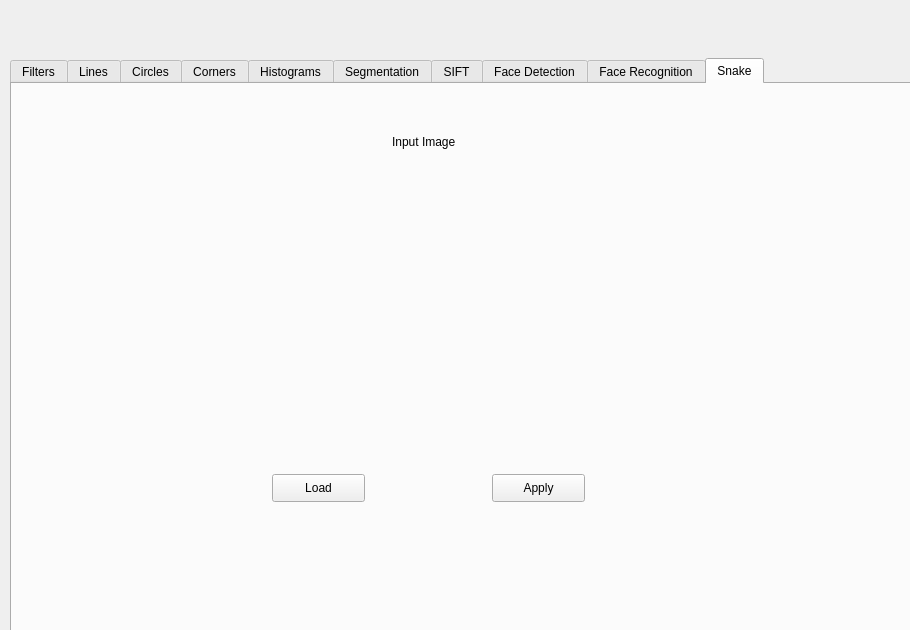
<?xml version="1.0" encoding="UTF-8"?>
<ui version="4.0">
 <class>MainWindow</class>
 <widget class="QMainWindow" name="MainWindow">
  <property name="geometry">
   <rect>
    <x>0</x>
    <y>0</y>
    <width>910</width>
    <height>630</height>
   </rect>
  </property>
  <property name="windowTitle">
   <string>MainWindow</string>
  </property>
  <widget class="QWidget" name="centralwidget">
   <widget class="QWidget" name="gridLayoutWidget">
    <property name="geometry">
     <rect>
      <x>10</x>
      <y>58</y>
      <width>951</width>
      <height>611</height>
     </rect>
    </property>
    <layout class="QGridLayout" name="gridLayout">
     <item row="0" column="0">
      <widget class="QTabWidget" name="tabWidget">
       <property name="enabled">
        <bool>true</bool>
       </property>
       <property name="currentIndex">
        <number>9</number>
       </property>
       <widget class="QWidget" name="tab_filters">
        <attribute name="title">
         <string>Filters</string>
        </attribute>
        <widget class="QLabel" name="label_filters_input">
         <property name="geometry">
          <rect>
           <x>180</x>
           <y>30</y>
           <width>331</width>
           <height>231</height>
          </rect>
         </property>
         <property name="frameShape">
          <enum>QFrame::Box</enum>
         </property>
         <property name="text">
          <string>Input image</string>
         </property>
         <property name="alignment">
          <set>Qt::AlignLeading|Qt::AlignLeft|Qt::AlignTop</set>
         </property>
        </widget>
        <widget class="QLabel" name="label_filters_output">
         <property name="geometry">
          <rect>
           <x>520</x>
           <y>30</y>
           <width>331</width>
           <height>231</height>
          </rect>
         </property>
         <property name="frameShape">
          <enum>QFrame::Box</enum>
         </property>
         <property name="text">
          <string>Output image</string>
         </property>
         <property name="textFormat">
          <enum>Qt::PlainText</enum>
         </property>
         <property name="alignment">
          <set>Qt::AlignLeading|Qt::AlignLeft|Qt::AlignTop</set>
         </property>
        </widget>
        <widget class="QPushButton" name="pushButton_filters_load">
         <property name="geometry">
          <rect>
           <x>20</x>
           <y>30</y>
           <width>121</width>
           <height>81</height>
          </rect>
         </property>
         <property name="text">
          <string>Load Image</string>
         </property>
        </widget>
        <widget class="QLabel" name="label">
         <property name="geometry">
          <rect>
           <x>30</x>
           <y>140</y>
           <width>141</width>
           <height>21</height>
          </rect>
         </property>
         <property name="text">
          <string>Name:</string>
         </property>
        </widget>
        <widget class="QLabel" name="label_2">
         <property name="geometry">
          <rect>
           <x>30</x>
           <y>170</y>
           <width>111</width>
           <height>21</height>
          </rect>
         </property>
         <property name="text">
          <string>Width:</string>
         </property>
        </widget>
        <widget class="QGroupBox" name="groupBox">
         <property name="geometry">
          <rect>
           <x>0</x>
           <y>250</y>
           <width>871</width>
           <height>211</height>
          </rect>
         </property>
         <property name="title">
          <string>Filter Setting</string>
         </property>
         <widget class="QWidget" name="horizontalLayoutWidget">
          <property name="geometry">
           <rect>
            <x>20</x>
            <y>40</y>
            <width>311</width>
            <height>41</height>
           </rect>
          </property>
          <layout class="QHBoxLayout" name="horizontalLayout">
           <item>
            <widget class="QLabel" name="label_3">
             <property name="text">
              <string>Select Filter</string>
             </property>
            </widget>
           </item>
           <item>
            <widget class="QComboBox" name="comboBox"/>
           </item>
          </layout>
         </widget>
         <widget class="QGroupBox" name="groupBox_2">
          <property name="geometry">
           <rect>
            <x>340</x>
            <y>20</y>
            <width>501</width>
            <height>151</height>
           </rect>
          </property>
          <property name="title">
           <string>Additional Parameters</string>
          </property>
          <widget class="QGroupBox" name="gridGroupBox_2">
           <property name="geometry">
            <rect>
             <x>0</x>
             <y>20</y>
             <width>211</width>
             <height>141</height>
            </rect>
           </property>
           <property name="title">
            <string>Gaussian Kernel</string>
           </property>
           <layout class="QGridLayout" name="gridLayout_2">
            <item row="1" column="0">
             <widget class="QLabel" name="label_14">
              <property name="text">
               <string>Sigma </string>
              </property>
             </widget>
            </item>
            <item row="2" column="0">
             <widget class="QLineEdit" name="lineEdit"/>
            </item>
            <item row="5" column="0">
             <widget class="QLineEdit" name="lineEdit_2"/>
            </item>
            <item row="4" column="0">
             <widget class="QLabel" name="label_13">
              <property name="text">
               <string>K </string>
              </property>
             </widget>
            </item>
            <item row="6" column="0">
             <widget class="QPushButton" name="pushButton">
              <property name="text">
               <string>Enter</string>
              </property>
             </widget>
            </item>
           </layout>
          </widget>
          <widget class="QGroupBox" name="gridGroupBox_3">
           <property name="geometry">
            <rect>
             <x>290</x>
             <y>20</y>
             <width>171</width>
             <height>81</height>
            </rect>
           </property>
           <property name="title">
            <string>Box filter weight</string>
           </property>
           <layout class="QGridLayout" name="gridLayout_3">
            <item row="0" column="0">
             <widget class="QLabel" name="label_15">
              <property name="text">
               <string>W</string>
              </property>
             </widget>
            </item>
            <item row="1" column="0">
             <widget class="QLineEdit" name="lineEdit_3"/>
            </item>
           </layout>
          </widget>
         </widget>
        </widget>
        <widget class="ImageView" name="graphicsView">
         <property name="geometry">
          <rect>
           <x>180</x>
           <y>51</y>
           <width>331</width>
           <height>211</height>
          </rect>
         </property>
        </widget>
        <widget class="QLabel" name="label_12">
         <property name="geometry">
          <rect>
           <x>30</x>
           <y>200</y>
           <width>111</width>
           <height>21</height>
          </rect>
         </property>
         <property name="text">
          <string>Height:</string>
         </property>
        </widget>
        <widget class="ImageView" name="graphicsView_2">
         <property name="geometry">
          <rect>
           <x>520</x>
           <y>51</y>
           <width>331</width>
           <height>211</height>
          </rect>
         </property>
        </widget>
       </widget>
       <widget class="QWidget" name="tab_lines">
        <attribute name="title">
         <string>Lines</string>
        </attribute>
        <widget class="QLabel" name="label_lines_input">
         <property name="geometry">
          <rect>
           <x>150</x>
           <y>30</y>
           <width>281</width>
           <height>171</height>
          </rect>
         </property>
         <property name="frameShape">
          <enum>QFrame::Box</enum>
         </property>
         <property name="text">
          <string>Input image</string>
         </property>
         <property name="alignment">
          <set>Qt::AlignLeading|Qt::AlignLeft|Qt::AlignTop</set>
         </property>
        </widget>
        <widget class="QLabel" name="label_4">
         <property name="geometry">
          <rect>
           <x>30</x>
           <y>140</y>
           <width>71</width>
           <height>21</height>
          </rect>
         </property>
         <property name="text">
          <string>Name:</string>
         </property>
        </widget>
        <widget class="QLabel" name="label_5">
         <property name="geometry">
          <rect>
           <x>30</x>
           <y>170</y>
           <width>71</width>
           <height>21</height>
          </rect>
         </property>
         <property name="text">
          <string>Size:</string>
         </property>
        </widget>
        <widget class="QPushButton" name="pushButton_lines_load">
         <property name="geometry">
          <rect>
           <x>20</x>
           <y>30</y>
           <width>121</width>
           <height>81</height>
          </rect>
         </property>
         <property name="text">
          <string>Load Image</string>
         </property>
        </widget>
        <widget class="QLabel" name="label_lines_hough">
         <property name="geometry">
          <rect>
           <x>150</x>
           <y>210</y>
           <width>561</width>
           <height>191</height>
          </rect>
         </property>
         <property name="frameShape">
          <enum>QFrame::Box</enum>
         </property>
         <property name="text">
          <string>Hough Space</string>
         </property>
         <property name="textFormat">
          <enum>Qt::PlainText</enum>
         </property>
         <property name="alignment">
          <set>Qt::AlignLeading|Qt::AlignLeft|Qt::AlignTop</set>
         </property>
        </widget>
        <widget class="QLabel" name="label_lines_input_2">
         <property name="geometry">
          <rect>
           <x>450</x>
           <y>30</y>
           <width>261</width>
           <height>171</height>
          </rect>
         </property>
         <property name="frameShape">
          <enum>QFrame::Box</enum>
         </property>
         <property name="text">
          <string>Image with significant lines</string>
         </property>
         <property name="alignment">
          <set>Qt::AlignLeading|Qt::AlignLeft|Qt::AlignTop</set>
         </property>
        </widget>
        <widget class="ImageView" name="graphicsView_9">
         <property name="geometry">
          <rect>
           <x>150</x>
           <y>50</y>
           <width>281</width>
           <height>151</height>
          </rect>
         </property>
        </widget>
        <widget class="QLabel" name="label_18">
         <property name="geometry">
          <rect>
           <x>60</x>
           <y>170</y>
           <width>21</width>
           <height>16</height>
          </rect>
         </property>
         <property name="text">
          <string/>
         </property>
        </widget>
        <widget class="QLabel" name="label_19">
         <property name="geometry">
          <rect>
           <x>110</x>
           <y>170</y>
           <width>21</width>
           <height>16</height>
          </rect>
         </property>
         <property name="text">
          <string/>
         </property>
        </widget>
        <widget class="ImageView" name="graphicsView_10">
         <property name="geometry">
          <rect>
           <x>150</x>
           <y>231</y>
           <width>561</width>
           <height>171</height>
          </rect>
         </property>
        </widget>
       </widget>
       <widget class="QWidget" name="tab_circles">
        <property name="enabled">
         <bool>true</bool>
        </property>
        <attribute name="title">
         <string>Circles</string>
        </attribute>
        <widget class="QPushButton" name="pushButton_circles_load">
         <property name="geometry">
          <rect>
           <x>50</x>
           <y>30</y>
           <width>121</width>
           <height>81</height>
          </rect>
         </property>
         <property name="text">
          <string>Load Image</string>
         </property>
        </widget>
        <widget class="QLabel" name="label_circles_input">
         <property name="geometry">
          <rect>
           <x>180</x>
           <y>30</y>
           <width>281</width>
           <height>171</height>
          </rect>
         </property>
         <property name="frameShape">
          <enum>QFrame::Box</enum>
         </property>
         <property name="text">
          <string>Input image</string>
         </property>
         <property name="alignment">
          <set>Qt::AlignLeading|Qt::AlignLeft|Qt::AlignTop</set>
         </property>
        </widget>
        <widget class="QLabel" name="label_circles_hough">
         <property name="geometry">
          <rect>
           <x>180</x>
           <y>210</y>
           <width>561</width>
           <height>191</height>
          </rect>
         </property>
         <property name="frameShape">
          <enum>QFrame::Box</enum>
         </property>
         <property name="text">
          <string>Hough Space</string>
         </property>
         <property name="textFormat">
          <enum>Qt::PlainText</enum>
         </property>
         <property name="alignment">
          <set>Qt::AlignLeading|Qt::AlignLeft|Qt::AlignTop</set>
         </property>
        </widget>
        <widget class="QLabel" name="label_6">
         <property name="geometry">
          <rect>
           <x>60</x>
           <y>140</y>
           <width>71</width>
           <height>21</height>
          </rect>
         </property>
         <property name="text">
          <string>Name:</string>
         </property>
        </widget>
        <widget class="QLabel" name="label_7">
         <property name="geometry">
          <rect>
           <x>60</x>
           <y>170</y>
           <width>71</width>
           <height>21</height>
          </rect>
         </property>
         <property name="text">
          <string>Size:</string>
         </property>
        </widget>
        <widget class="QLabel" name="label_circles_output">
         <property name="geometry">
          <rect>
           <x>480</x>
           <y>30</y>
           <width>281</width>
           <height>171</height>
          </rect>
         </property>
         <property name="frameShape">
          <enum>QFrame::Box</enum>
         </property>
         <property name="text">
          <string>Image with significant lines</string>
         </property>
         <property name="alignment">
          <set>Qt::AlignLeading|Qt::AlignLeft|Qt::AlignTop</set>
         </property>
        </widget>
        <widget class="ImageView" name="graphicsView_3">
         <property name="geometry">
          <rect>
           <x>180</x>
           <y>50</y>
           <width>281</width>
           <height>151</height>
          </rect>
         </property>
        </widget>
        <zorder>pushButton_circles_load</zorder>
        <zorder>label_circles_input</zorder>
        <zorder>label_circles_hough</zorder>
        <zorder>label_6</zorder>
        <zorder>label_7</zorder>
        <zorder>graphicsView_3</zorder>
        <zorder>label_circles_output</zorder>
       </widget>
       <widget class="QWidget" name="tab_corners">
        <attribute name="title">
         <string>Corners</string>
        </attribute>
        <widget class="QPushButton" name="pushButton_corners_load">
         <property name="geometry">
          <rect>
           <x>30</x>
           <y>30</y>
           <width>121</width>
           <height>81</height>
          </rect>
         </property>
         <property name="text">
          <string>Load Image</string>
         </property>
        </widget>
        <widget class="QLabel" name="label_corners_input">
         <property name="geometry">
          <rect>
           <x>260</x>
           <y>20</y>
           <width>251</width>
           <height>181</height>
          </rect>
         </property>
         <property name="frameShape">
          <enum>QFrame::Box</enum>
         </property>
         <property name="text">
          <string>Image with significant lines</string>
         </property>
         <property name="alignment">
          <set>Qt::AlignLeading|Qt::AlignLeft|Qt::AlignTop</set>
         </property>
        </widget>
        <widget class="QLabel" name="label_corners_edge">
         <property name="geometry">
          <rect>
           <x>260</x>
           <y>210</y>
           <width>251</width>
           <height>191</height>
          </rect>
         </property>
         <property name="frameShape">
          <enum>QFrame::Box</enum>
         </property>
         <property name="text">
          <string>Edge Image</string>
         </property>
         <property name="textFormat">
          <enum>Qt::PlainText</enum>
         </property>
         <property name="alignment">
          <set>Qt::AlignLeading|Qt::AlignLeft|Qt::AlignTop</set>
         </property>
        </widget>
        <widget class="QLabel" name="label_8">
         <property name="geometry">
          <rect>
           <x>40</x>
           <y>140</y>
           <width>141</width>
           <height>21</height>
          </rect>
         </property>
         <property name="text">
          <string>Name:</string>
         </property>
        </widget>
        <widget class="QLabel" name="label_9">
         <property name="geometry">
          <rect>
           <x>40</x>
           <y>170</y>
           <width>41</width>
           <height>21</height>
          </rect>
         </property>
         <property name="text">
          <string>Size:</string>
         </property>
        </widget>
        <widget class="QLabel" name="label_corners_corners_output">
         <property name="geometry">
          <rect>
           <x>530</x>
           <y>210</y>
           <width>291</width>
           <height>191</height>
          </rect>
         </property>
         <property name="frameShape">
          <enum>QFrame::Box</enum>
         </property>
         <property name="text">
          <string>Image with significant corners</string>
         </property>
         <property name="alignment">
          <set>Qt::AlignLeading|Qt::AlignLeft|Qt::AlignTop</set>
         </property>
        </widget>
        <widget class="QLabel" name="label_corners_corners">
         <property name="geometry">
          <rect>
           <x>530</x>
           <y>20</y>
           <width>291</width>
           <height>181</height>
          </rect>
         </property>
         <property name="frameShape">
          <enum>QFrame::Box</enum>
         </property>
         <property name="text">
          <string>Corner Image</string>
         </property>
         <property name="textFormat">
          <enum>Qt::PlainText</enum>
         </property>
         <property name="alignment">
          <set>Qt::AlignLeading|Qt::AlignLeft|Qt::AlignTop</set>
         </property>
        </widget>
        <widget class="QLabel" name="label_25">
         <property name="geometry">
          <rect>
           <x>90</x>
           <y>170</y>
           <width>41</width>
           <height>21</height>
          </rect>
         </property>
         <property name="text">
          <string/>
         </property>
        </widget>
        <widget class="QLabel" name="label_26">
         <property name="geometry">
          <rect>
           <x>140</x>
           <y>170</y>
           <width>41</width>
           <height>21</height>
          </rect>
         </property>
         <property name="text">
          <string/>
         </property>
        </widget>
       </widget>
       <widget class="QWidget" name="tab_histograms">
        <attribute name="title">
         <string>Histograms</string>
        </attribute>
        <widget class="QLabel" name="label_histograms_houtput">
         <property name="geometry">
          <rect>
           <x>520</x>
           <y>200</y>
           <width>261</width>
           <height>191</height>
          </rect>
         </property>
         <property name="frameShape">
          <enum>QFrame::Box</enum>
         </property>
         <property name="text">
          <string>Output Histogram</string>
         </property>
         <property name="textFormat">
          <enum>Qt::PlainText</enum>
         </property>
         <property name="alignment">
          <set>Qt::AlignLeading|Qt::AlignLeft|Qt::AlignTop</set>
         </property>
        </widget>
        <widget class="QPushButton" name="pushButton_histograms_load">
         <property name="geometry">
          <rect>
           <x>40</x>
           <y>20</y>
           <width>121</width>
           <height>81</height>
          </rect>
         </property>
         <property name="text">
          <string>Load image</string>
         </property>
        </widget>
        <widget class="QLabel" name="label_histograms_input">
         <property name="geometry">
          <rect>
           <x>270</x>
           <y>10</y>
           <width>241</width>
           <height>181</height>
          </rect>
         </property>
         <property name="frameShape">
          <enum>QFrame::Box</enum>
         </property>
         <property name="text">
          <string>Input image</string>
         </property>
         <property name="alignment">
          <set>Qt::AlignLeading|Qt::AlignLeft|Qt::AlignTop</set>
         </property>
        </widget>
        <widget class="QLabel" name="label_histograms_output">
         <property name="geometry">
          <rect>
           <x>520</x>
           <y>10</y>
           <width>261</width>
           <height>181</height>
          </rect>
         </property>
         <property name="frameShape">
          <enum>QFrame::Box</enum>
         </property>
         <property name="text">
          <string>Output image</string>
         </property>
         <property name="alignment">
          <set>Qt::AlignLeading|Qt::AlignLeft|Qt::AlignTop</set>
         </property>
        </widget>
        <widget class="QLabel" name="label_10">
         <property name="geometry">
          <rect>
           <x>50</x>
           <y>160</y>
           <width>71</width>
           <height>21</height>
          </rect>
         </property>
         <property name="text">
          <string>Size:</string>
         </property>
        </widget>
        <widget class="QLabel" name="label_11">
         <property name="geometry">
          <rect>
           <x>50</x>
           <y>130</y>
           <width>181</width>
           <height>21</height>
          </rect>
         </property>
         <property name="text">
          <string>Name:</string>
         </property>
        </widget>
        <widget class="QLabel" name="label_histograms_hinput">
         <property name="geometry">
          <rect>
           <x>270</x>
           <y>200</y>
           <width>241</width>
           <height>191</height>
          </rect>
         </property>
         <property name="frameShape">
          <enum>QFrame::Box</enum>
         </property>
         <property name="text">
          <string>Input Histogram</string>
         </property>
         <property name="textFormat">
          <enum>Qt::PlainText</enum>
         </property>
         <property name="alignment">
          <set>Qt::AlignLeading|Qt::AlignLeft|Qt::AlignTop</set>
         </property>
        </widget>
        <widget class="QRadioButton" name="radioButton">
         <property name="geometry">
          <rect>
           <x>20</x>
           <y>220</y>
           <width>112</width>
           <height>23</height>
          </rect>
         </property>
         <property name="text">
          <string>Equalization</string>
         </property>
        </widget>
        <widget class="QRadioButton" name="radioButton_2">
         <property name="geometry">
          <rect>
           <x>130</x>
           <y>220</y>
           <width>112</width>
           <height>23</height>
          </rect>
         </property>
         <property name="text">
          <string>Matching</string>
         </property>
        </widget>
        <widget class="QPushButton" name="pushButton_histograms_load_target">
         <property name="geometry">
          <rect>
           <x>30</x>
           <y>280</y>
           <width>161</width>
           <height>71</height>
          </rect>
         </property>
         <property name="text">
          <string>Load target image</string>
         </property>
        </widget>
        <widget class="ImageView" name="graphicsView_5">
         <property name="geometry">
          <rect>
           <x>270</x>
           <y>30</y>
           <width>241</width>
           <height>161</height>
          </rect>
         </property>
        </widget>
        <widget class="ImageView" name="graphicsView_6">
         <property name="geometry">
          <rect>
           <x>520</x>
           <y>31</y>
           <width>261</width>
           <height>161</height>
          </rect>
         </property>
        </widget>
        <widget class="PlotWidget" name="graphicsView_7">
         <property name="geometry">
          <rect>
           <x>270</x>
           <y>220</y>
           <width>241</width>
           <height>171</height>
          </rect>
         </property>
        </widget>
        <widget class="PlotWidget" name="graphicsView_8">
         <property name="geometry">
          <rect>
           <x>520</x>
           <y>220</y>
           <width>261</width>
           <height>171</height>
          </rect>
         </property>
        </widget>
        <widget class="QLabel" name="label_16">
         <property name="geometry">
          <rect>
           <x>90</x>
           <y>160</y>
           <width>111</width>
           <height>21</height>
          </rect>
         </property>
         <property name="text">
          <string>Width:</string>
         </property>
        </widget>
        <widget class="QLabel" name="label_17">
         <property name="geometry">
          <rect>
           <x>90</x>
           <y>190</y>
           <width>111</width>
           <height>21</height>
          </rect>
         </property>
         <property name="text">
          <string>Height:</string>
         </property>
        </widget>
       </widget>
       <widget class="QWidget" name="tab_segmentation">
        <attribute name="title">
         <string>Segmentation</string>
        </attribute>
        <widget class="QComboBox" name="comboBox_2">
         <property name="geometry">
          <rect>
           <x>300</x>
           <y>390</y>
           <width>211</width>
           <height>41</height>
          </rect>
         </property>
        </widget>
        <widget class="QLabel" name="label_20">
         <property name="geometry">
          <rect>
           <x>80</x>
           <y>393</y>
           <width>121</width>
           <height>20</height>
          </rect>
         </property>
         <property name="text">
          <string/>
         </property>
        </widget>
        <widget class="QLabel" name="label_21">
         <property name="geometry">
          <rect>
           <x>20</x>
           <y>30</y>
           <width>281</width>
           <height>241</height>
          </rect>
         </property>
         <property name="text">
          <string/>
         </property>
        </widget>
        <widget class="QLabel" name="label_22">
         <property name="geometry">
          <rect>
           <x>20</x>
           <y>10</y>
           <width>91</width>
           <height>21</height>
          </rect>
         </property>
         <property name="text">
          <string>Input Image</string>
         </property>
        </widget>
        <widget class="QLabel" name="label_23">
         <property name="geometry">
          <rect>
           <x>440</x>
           <y>30</y>
           <width>441</width>
           <height>271</height>
          </rect>
         </property>
         <property name="text">
          <string/>
         </property>
        </widget>
        <widget class="QLabel" name="label_24">
         <property name="geometry">
          <rect>
           <x>470</x>
           <y>10</y>
           <width>91</width>
           <height>16</height>
          </rect>
         </property>
         <property name="text">
          <string>Output_Image</string>
         </property>
        </widget>
        <widget class="QPushButton" name="pushButton_2">
         <property name="geometry">
          <rect>
           <x>130</x>
           <y>390</y>
           <width>111</width>
           <height>41</height>
          </rect>
         </property>
         <property name="text">
          <string>Load</string>
         </property>
        </widget>
       </widget>
       <widget class="QWidget" name="tab_SIFT">
        <attribute name="title">
         <string>SIFT</string>
        </attribute>
       </widget>
       <widget class="QWidget" name="tab_face_detection">
        <attribute name="title">
         <string>Face Detection</string>
        </attribute>
       </widget>
       <widget class="QWidget" name="tab">
        <attribute name="title">
         <string>Face Recognition</string>
        </attribute>
       </widget>
       <widget class="QWidget" name="tab_2">
        <attribute name="title">
         <string>Snake</string>
        </attribute>
        <widget class="QLabel" name="label_27">
         <property name="geometry">
          <rect>
           <x>240</x>
           <y>90</y>
           <width>361</width>
           <height>271</height>
          </rect>
         </property>
         <property name="text">
          <string/>
         </property>
        </widget>
        <widget class="QPushButton" name="pushButton_3">
         <property name="geometry">
          <rect>
           <x>260</x>
           <y>390</y>
           <width>93</width>
           <height>28</height>
          </rect>
         </property>
         <property name="text">
          <string>Load</string>
         </property>
        </widget>
        <widget class="QPushButton" name="pushButton_5">
         <property name="geometry">
          <rect>
           <x>480</x>
           <y>390</y>
           <width>93</width>
           <height>28</height>
          </rect>
         </property>
         <property name="text">
          <string>Apply</string>
         </property>
        </widget>
        <widget class="QLabel" name="label_28">
         <property name="geometry">
          <rect>
           <x>380</x>
           <y>50</y>
           <width>71</width>
           <height>16</height>
          </rect>
         </property>
         <property name="text">
          <string>Input Image</string>
         </property>
        </widget>
       </widget>
      </widget>
     </item>
    </layout>
   </widget>
  </widget>
 </widget>
 <customwidgets>
  <customwidget>
   <class>ImageView</class>
   <extends>QGraphicsView</extends>
   <header location="global">pyqtgraph</header>
  </customwidget>
  <customwidget>
   <class>PlotWidget</class>
   <extends>QGraphicsView</extends>
   <header>pyqtgraph.h</header>
  </customwidget>
 </customwidgets>
 <resources/>
 <connections/>
</ui>
